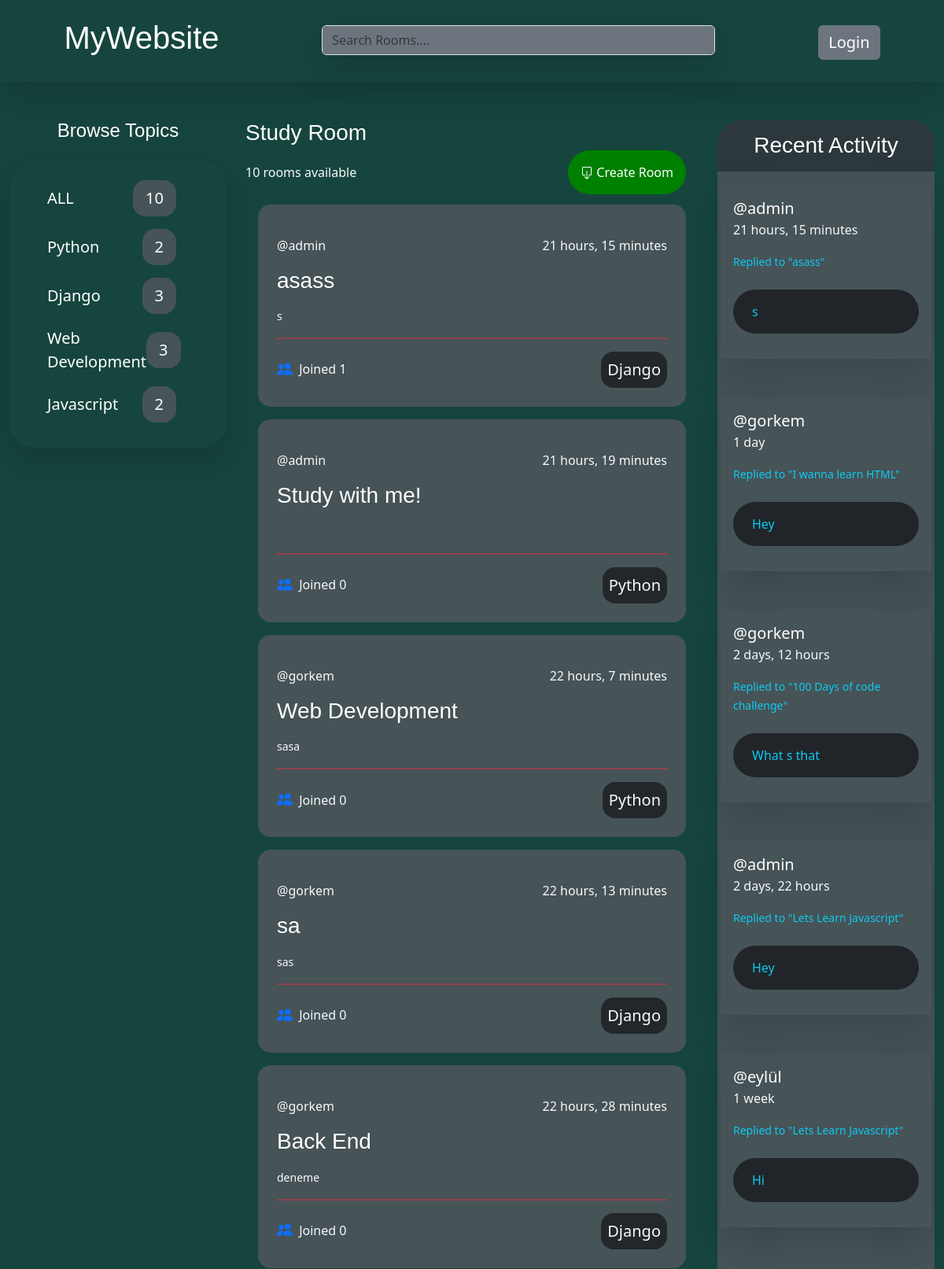
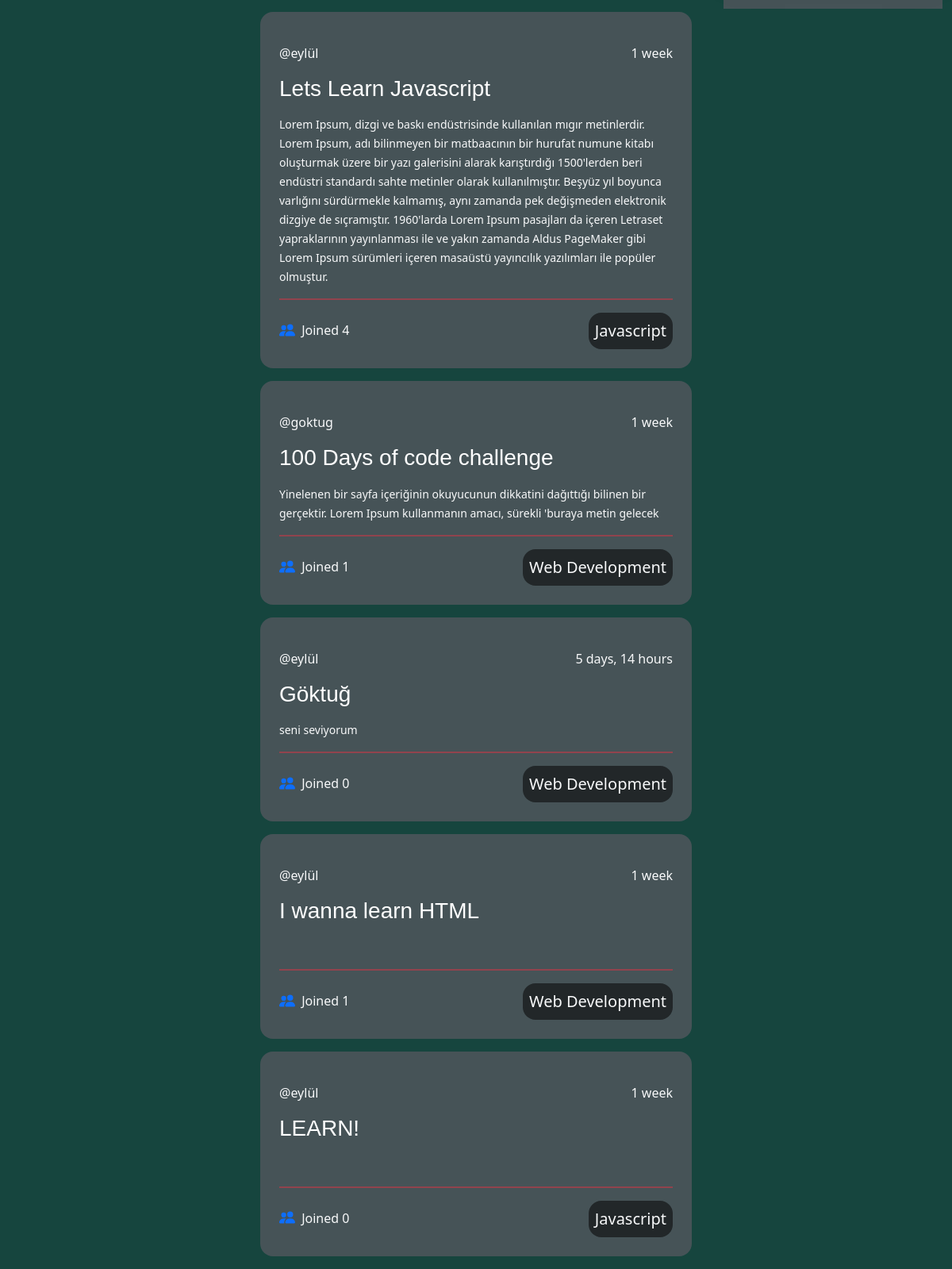
The page / on the database its author committed (2 pictures, top to bottom).
### base/models.py (models this page shows, shortened)
class Topic(models.Model):
    name = models.CharField(max_length=200)

class Room(models.Model):
    host = models.ForeignKey(User, on_delete=models.SET_NULL, null=True)
    topic = models.ForeignKey(Topic, on_delete=models.SET_NULL, null=True)
    name = models.CharField(max_length=200)
    description = models.TextField(null=True, blank=True)
    participants = models.ManyToManyField(User, related_name='participants',blank=True)
    updated = models.DateTimeField(auto_now=True)
    created = models.DateTimeField(auto_now_add=True)
    class Meta:
        ordering = ['-updated','-created']
    def __str__(self):
        return self.name

class Message(models.Model):
    user = models.ForeignKey(User, on_delete=models.CASCADE)
    room = models.ForeignKey(Room, on_delete=models.CASCADE)
    body = models.TextField()
    updated = models.DateTimeField(auto_now=True)
    created = models.DateTimeField(auto_now_add=True)
    class Meta:
        ordering = ['-updated','-created']

### base/views.py (the view)
# urls.py: path('',views.home,name="home"),
def home(request):
    q = request.GET.get('q') if request.GET.get('q') != None else ''
    all_rooms = Room.objects.all().count()
    rooms = Room.objects.filter(
        Q(topic__name__icontains = q) |
        Q(name__icontains=q) |
        Q(description__icontains=q)
        )
    topics = Topic.objects.all()
    room_messages = Message.objects.filter(Q(room__topic__name__icontains=q))
    context = {
        'rooms':rooms,
        'topics':topics,
        'room_messages':room_messages,
        'all_rooms':all_rooms
               }
    return render(request,'home.html',context)

### templates/home.html
{% extends 'main.html' %}
{% block content %}
    <div class="container-fluid">
        <div class="row ">
            <div class="col-3">
               {% include 'topics_component.html' %}
            </div>
            <div class="col-6">
                <h3>Study Room</h3>
                {% include 'feed_component.html' %}
            </div>
            <div class="col-3">
                {% include 'activity_component.html' %}
            </div>
        </div>
    </div>
{% endblock %}

### templates/topics_component.html (shortened to what this page needs)
<!DOCTYPE html>
<html lang="en">
<head>
</head>
<body>
    <h4 class="text-center mb-4 ">Browse Topics</h4>
    <div class="shadow-lg p-3 mb-5  rounded pt-4 rounded-5 ">
        <ul class="">
            <li class="" style=" list-style-type:none;">
                <a href="{% url 'home' %}" class="d-flex justify-content-between align-items-center fs-5">ALL <span id="span_count" class="text-center me-5 px-3 py-2 rounded-4">{{all_rooms}}</span></a>
            </li>
        </ul>
        {% for topic in topics %}
        <ul>
            <li  style=" list-style-type:none;">
                <a href="{% url 'home' %}?q={{topic.name}}" class="d-flex justify-content-between align-items-center fs-5 mt-3">{{topic.name}} <span id="span_count"  class="text-center me-5 px-3 py-2 rounded-4">{{topic.room_set.all.count}}</span></a>
            </li>
        </ul>
        {% endfor %}
    </div>
</body>
</html>

### templates/feed_component.html (shortened to what this page needs)
        <div class="w-100 d-flex justify-content-between mb-3 align-items-center " style="height: 50px;">
            <p class="text-light text-center mt-3">{{rooms.all.count}} rooms available</p>
            <a href="{% url 'create-room'%}" style="background-color: green;" class="p-3  rounded-5 me-3">
                 Create Room
            </a>
        </div>
        {% for room in rooms %}
            <div id="rooms" class="p-4 m-3 rounded-4">
                <div class="d-flex justify-content-between align-items-center">
                    <a href="{% url 'user-profile' room.host.id %}" class="fs-6  text-center text-light">@{{room.host.username}}</a>
                    <span class="text-center text-light fs-6">{{room.created|timesince}}</span>
                </div>
                <div class="my-3">
                    <h3><a href="{% url 'room' room.id %}">{{room.name}}</a></h3>
                </div>
                <div>
                    <small class="text-light ">{{room.description}}</small><br>
                </div>
                <hr class="border border-danger border-1 opacity-50">
                <div class="d-flex justify-content-between align-items-center">
                    <span class="text-light">
                        Joined
                      {{room.participants.count}}
                    </span>
                    <span class="fs-5 text-light  p-2 rounded-4" style="background-color: #222729;">{{room.topic.name}}</span>
                </div>
            </div>
        {% endfor %}

### templates/activity_component.html (shortened to what this page needs)
<!DOCTYPE html>
<html lang="en">
<head>
</head>
<body>
        <div style="background-color: #2c383b;" class="p-2 rounded-bottom rounded-5 ">
            <h3 class="text-center mt-2">Recent Activity</h3>
        </div>
        <div style="background-color:#465357;" class=" py-3 ">
                {% for message in room_messages %}
                    <div class="shadow-lg p-3 mb-5 mx-1 mb-3 ">
                        <div>
                            <small class=""><a href="{% url 'user-profile' message.user.id %}" class="fs-5 me-5 mb-3">@{{message.user}}</a><br><p class="text-light fs-6">{{message.created|timesince}}</p></small>
                        </div>
                        <div>
                            <small class="text-info">Replied to "{{message.room}}"</small>
                        </div>
                        <div >
                            <p class="text-info bg-dark p-3 ps-4 mt-4 rounded-5">{{message.body}}</p>
                        </div>
                    </div>
                {% endfor %}
        </div>
</body>
</html>

### static/css/main.css (style rules this page uses)
body { background-color: #222729; }
a { text-decoration: none; color: white; }
h1,h2,h3,h4,h5 { font-family: 'REM', sans-serif; color: white; }
#span_count { background-color: #465357; }
#rooms { background-color:#465357; }

### rows shown on the page
Topic: name "Python", room_set.all.count "2"
Topic: name "Django", room_set.all.count "3"
Topic: name "Web Development", room_set.all.count "3"
Topic: name "Javascript", room_set.all.count "2"
Room: host.username "admin", created "21 hours, 15 minutes", name "asass", description "s", participants.count "1", topic.name "Django"
Room: host.username "admin", created "21 hours, 19 minutes", name "Study with me!", participants.count "0", topic.name "Python"
Room: host.username "gorkem", created "22 hours, 7 minutes", name "Web Development", description "sasa", participants.count "0", topic.name "Python"
Room: host.username "gorkem", created "22 hours, 13 minutes", name "sa", description "sas", participants.count "0", topic.name "Django"
Room: host.username "gorkem", created "22 hours, 28 minutes", name "Back End", description "deneme", participants.count "0", topic.name "Django"
Room: host.username "eylül", created "1 week", name "Lets Learn Javascript", description "Lorem Ipsum, dizgi ve baskı endüstrisinde kullanılan mıgır metinlerdir. Lorem Ipsum, adı bilinmeyen bir matbaacının bir hurufat numune kitabı oluşturmak üzere bir yazı galerisini alarak karıştırdığı 1500'lerden beri endüstri standardı sahte metinler olarak kullanılmıştır. Beşyüz yıl boyunca varlığını sürdürmekle kalmamış, aynı zamanda pek değişmeden elektronik dizgiye de sıçramıştır. 1960'larda Lorem Ipsum pasajları da içeren Letraset yapraklarının yayınlanması ile ve yakın zamanda Aldus PageMaker gibi Lorem Ipsum sürümleri içeren masaüstü yayıncılık yazılımları ile popüler olmuştur.", participants.count "4", topic.name "Javascript"
Room: host.username "goktug", created "1 week", name "100 Days of code challenge", description "Yinelenen bir sayfa içeriğinin okuyucunun dikkatini dağıttığı bilinen bir gerçektir. Lorem Ipsum kullanmanın amacı, sürekli 'buraya metin gelecek", participants.count "1", topic.name "Web Development"
Room: host.username "eylül", created "5 days, 14 hours", name "Göktuğ", description "seni seviyorum", participants.count "0", topic.name "Web Development"
Room: host.username "eylül", created "1 week", name "I wanna learn HTML", participants.count "1", topic.name "Web Development"
Room: host.username "eylül", created "1 week", name "LEARN!", participants.count "0", topic.name "Javascript"
Message: user "admin", created "21 hours, 15 minutes", room "asass", body "s"
Message: user "gorkem", created "1 day", room "I wanna learn HTML", body "Hey"
Message: user "gorkem", created "2 days, 12 hours", room "100 Days of code challenge", body "What s that"
Message: user "admin", created "2 days, 22 hours", room "Lets Learn Javascript", body "Hey"
Message: user "eylül", created "1 week", room "Lets Learn Javascript", body "Hi"

### other values the page prints
{{ all_rooms }} "10"
{{ rooms.all.count }} "10"
